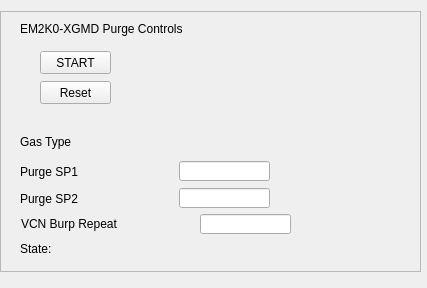
<?xml version="1.0" encoding="UTF-8"?>
<ui version="4.0">
 <class>Form</class>
 <widget class="QWidget" name="Form">
  <property name="geometry">
   <rect>
    <x>0</x>
    <y>0</y>
    <width>427</width>
    <height>288</height>
   </rect>
  </property>
  <property name="windowTitle">
   <string>Form</string>
  </property>
  <property name="styleSheet">
   <string notr="true">RoughGauge[state=&quot;OFF&quot;] #icon{
    qproperty-brush: red;
    color: gray;
}
RoughGauge[state=&quot;ON&quot;] #icon{
    qproperty-brush: #00FF00;
    color: black;
}


RoughGauge #pressure[alarmSeverity=&quot;0&quot;]{
    color: blue;
 border: 1px solid black;
background-color : white
}


ColdCathodeGauge #pressure[alarmSeverity=&quot;0&quot;]{
    color: blue;
border: 1px solid black;
background-color : white
}


ColdCathodeGauge[interlocked=&quot;true&quot;] #icon{
    border: 2px solid black;
		qproperty-brush: black;
border-top-left-radius: 9px;
    border-top-right-radius: 9px;
border-bottom-left-radius: 9px;
    border-bottom-right-radius: 9px;
}

ColdCathodeGauge[state=&quot;Off&quot;] #icon {
    qproperty-penColor: black;
	qproperty-brush: gray;
}

ColdCathodeGauge[state=&quot;GaugeDisconnected&quot;] #icon {
    qproperty-penColor: red;
	qproperty-brush: gray;
}
ColdCathodeGauge[state=&quot;PressInvalid&quot;] #icon {
    qproperty-penColor: black;
	qproperty-brush: gray;
}

ColdCathodeGauge[state=&quot;Starting&quot;] #icon {
    qproperty-penColor: black;
	qproperty-brush: yellow;
}

ColdCathodeGauge[state=&quot;Valid&quot;] #icon {
    qproperty-penColor: black;
	qproperty-brush: #00FF00;
}


ColdCathodeGauge[state=&quot;ValidLo&quot;] #icon {
    qproperty-penColor: black;
	qproperty-brush: yellow;
}





ApertureValve #icon [alarmSeverity=&quot;0&quot;]{
    qproperty-penStyle: &quot;QT::SolidLine&quot;;
	qproperty-penColor: black;
 
 
}

ApertureValve[interlocked=&quot;true&quot;] #icon{
    border: 2px solid black;

    border-top-left-radius: 9px;
    border-top-right-radius: 9px;
    border-bottom-left-radius: 9px;
    border-bottom-right-radius: 9px;
}
ApertureValve[interlocked=&quot;false&quot;] #icon{
    border: 0px;

	qproperty-brush: yellow;
}
ApertureValve[interlocked=&quot;true&quot;] #icon {
    qproperty-interlockBrush: black;
}

ApertureValve[interlocked=&quot;false&quot;] #icon{
    qproperty-interlockBrush: #00FF00;
}

ApertureValve[state=&quot;OPEN&quot;] #icon {
     qproperty-penStyle: &quot;QT::SolidLine&quot;;
	qproperty-penColor: black;
	qproperty-brush: #00FF00;
}

ApertureValve[state=&quot;MOVING&quot;] #icon {
    qproperty-penStyle: &quot;QT::SolidLine&quot;;
	qproperty-penColor: black;
 	qproperty-brush: yellow;
}
ApertureValve[state=&quot;CLOSED&quot;] #icon {
	qproperty-penStyle: &quot;QT::SolidLine&quot;;
    qproperty-penColor: gray;
	qproperty-brush: black;
}

ApertureValve[state=&quot;INVALID&quot;] #icon {
    qproperty-penStyle: &quot;QT::SolidLine&quot;;
	qproperty-penColor: black;
 	qproperty-brush: red;
}

ApertureValve[error=&quot;VENTED&quot;] #icon {
       qproperty-penStyle: &quot;QT::SolidLine&quot;;
}

ApertureValve[error=&quot;ERR_LOST_VAC&quot;] #icon {
    qproperty-penStyle: &quot;Qt::DotLine&quot;;
    qproperty-penColor: black;
   qproperty-interlockBrush: red;

}

ApertureValve[error=&quot;Ext Fault&quot;] #icon {
 	qproperty-penStyle: &quot;QT::SolidLine&quot;;
    qproperty-penColor: black;
   qproperty-interlockBrush: black;

}




TurboPump[interlocked=&quot;true&quot;] #icon {
    border: 2px solid black;
    qproperty-penColor: black;
}

TurboPump[interlocked=&quot;false&quot;] #icon {
    border: 0px;
}

TurboPump[state=&quot;RUNNING&quot;] #icon {
	qproperty-penColor: black;
    qproperty-centerBrush: #00FF00;
    qproperty-brush: #00FF00;
}

TurboPump[state=&quot;STARTING&quot;] #icon {
    qproperty-penColor: black;
	qproperty-centerBrush: yellow;
}

TurboPump[state=&quot;STOPPED&quot;] #icon {
	qproperty-penColor: black;
    qproperty-centerBrush: gray;
	qproperty-brush: gray;
}

TurboPump[state=&quot;FAULT&quot;] #icon {
	qproperty-penColor: red;
    qproperty-centerBrush: red;
	qproperty-brush: gray;
}

TurboPump[error=&quot;true&quot;] #icon {
     qproperty-penColor: red;
	qproperty-centerBrush: red;
}




PneumaticValve #icon [alarmSeverity=&quot;0&quot;]{
    qproperty-penStyle: &quot;QT::SolidLine&quot;;
	qproperty-penColor: black;
    qproperty-penWidth: 2;
 
}

PneumaticValve[interlocked=&quot;true&quot;] #icon{
    border: 2px solid black;
    qproperty-penWidth: 2;
    border-top-left-radius: 9px;
    border-top-right-radius: 9px;
    border-bottom-left-radius: 9px;
    border-bottom-right-radius: 9px;
}
PneumaticValve[interlocked=&quot;false&quot;] #icon{
    border: 0px;
    qproperty-penWidth: 2;
	qproperty-brush: #00FF00;
}
PneumaticValve[interlocked=&quot;true&quot;] #icon {
    qproperty-interlockBrush: black;
}

PneumaticValve[interlocked=&quot;false&quot;] #icon{
    qproperty-interlockBrush: #00FF00;
}

PneumaticValve[state=&quot;OPEN&quot;] #icon {
     qproperty-penStyle: &quot;QT::SolidLine&quot;;
	qproperty-penColor: black;
    qproperty-penWidth: 2;
	qproperty-brush: #00FF00;
}

PneumaticValve[state=&quot;MOVING&quot;] #icon {
    qproperty-penStyle: &quot;QT::SolidLine&quot;;
	qproperty-penColor: black;
    qproperty-penWidth: 2;
 	qproperty-brush: yellow;
}
PneumaticValve[state=&quot;CLOSED&quot;] #icon {
	qproperty-penStyle: &quot;QT::SolidLine&quot;;
    qproperty-penColor: gray;
    qproperty-penWidth: 2;
	qproperty-brush: black;
}

PneumaticValve[state=&quot;INVALID&quot;] #icon {
    qproperty-penStyle: &quot;QT::SolidLine&quot;;
	qproperty-penColor: black;
    qproperty-penWidth: 2;
 	qproperty-brush: red;
}

PneumaticValve[error=&quot;VENTED&quot;] #icon {
       qproperty-penStyle: &quot;QT::SolidLine&quot;;
}

PneumaticValve[error=&quot;ERR_LOST_VAC&quot;] #icon {
    qproperty-penStyle: &quot;Qt::DotLine&quot;;
    qproperty-penColor: black;
    qproperty-penWidth: 2;
   qproperty-interlockBrush: red;

}

PneumaticValve[error=&quot;Ext Fault&quot;] #icon {
 	qproperty-penStyle: &quot;QT::SolidLine&quot;;
    qproperty-penColor: black;
    qproperty-penWidth: 2;
   qproperty-interlockBrush: red;

}

ControlOnlyValveNC[interlocked=&quot;true&quot;] #icon {
     border: 2px solid black;
    qproperty-penWidth: 2;
    border-top-left-radius: 9px;
    border-top-right-radius: 9px;
    border-bottom-left-radius: 9px;
    border-bottom-right-radius: 9px;
}
ControlOnlyValveNC[interlocked=&quot;false&quot;] #icon {
     border: 0px;
    qproperty-penWidth: 2;
	qproperty-brush: #00FF00;
}
ControlOnlyValveNC[interlocked=&quot;true&quot;] #icon {
    qproperty-interlockBrush: #FF0000;
}
ControlOnlyValveNC[interlocked=&quot;false&quot;] #icon {
    qproperty-interlockBrush: #00FF00;
}

ControlOnlyValveNC[state=&quot;OPEN&quot;] #icon {
     qproperty-penStyle: &quot;QT::SolidLine&quot;;
	qproperty-penColor: black;
    qproperty-penWidth: 2;
	qproperty-brush: #00FF00;
}

ControlOnlyValveNC[state=&quot;CLOSE&quot;] #icon {
    qproperty-penStyle: &quot;QT::SolidLine&quot;;
    qproperty-penColor: gray;
    qproperty-penWidth: 2;
	qproperty-brush: black;
}




NeedleValve[interlocked=&quot;true&quot;] #icon{
    border: 2px solid black;
    qproperty-penWidth: 2;
    border-top-left-radius: 9px;
    border-top-right-radius: 9px;
    border-bottom-left-radius: 9px;
    border-bottom-right-radius: 9px;
}
NeedleValve[interlocked=&quot;false&quot;] #icon{
    border: 0px;
    qproperty-penWidth: 2;
	qproperty-brush: #00FF00;
}
NeedleValve[interlocked=&quot;true&quot;] #icon {
    qproperty-interlockBrush: black;
}

NeedleValve[interlocked=&quot;false&quot;] #icon{
    qproperty-interlockBrush: #00FF00;
}
NeedleValve[state=&quot;Close&quot;] #icon {
   qproperty-penStyle: &quot;QT::SolidLine&quot;;
    qproperty-penColor: gray;
    qproperty-penWidth: 2;
	qproperty-brush: black;
}

NeedleValve[state=&quot;Open&quot;] #icon {
   qproperty-penStyle: &quot;QT::SolidLine&quot;;
    qproperty-penColor: black;
    qproperty-penWidth: 2;
	qproperty-brush: #00FF00;
}

NeedleValve[state=&quot;PressureControl&quot;]#icon {
   qproperty-penStyle: &quot;QT::SolidLine&quot;;
    qproperty-penColor: black;
    qproperty-penWidth: 2;
	qproperty-brush: blue;
}

NeedleValve[state=&quot;ManualControl&quot;] #icon {
   qproperty-penStyle: &quot;QT::SolidLine&quot;;
    qproperty-penColor: black;
    qproperty-penWidth: 2;
	qproperty-brush: orange;
}

ScrollPump[state=&quot;RUNNING&quot;] #icon {
    qproperty-penColor: black;
	qproperty-centerBrush: #00FF00;
    qproperty-brush: #00FF00;
}
ScrollPump[interlocked=&quot;true&quot;] #icon {
    border: 2px solid black;
}
ScrollPump[interlocked=&quot;false&quot;] #icon {
    border: 0px;
}
ScrollPump[state=&quot;Accelerating&quot;] #icon {
    qproperty-brush: #00FF00;
	qproperty-centerBrush: yellow;
}
ScrollPump[state=&quot;STOPPED&quot;] #icon {
    qproperty-penColor: black;
	qproperty-centerBrush: gray;
    qproperty-brush: gray;
}
ScrollPump[state=&quot;FAULT&quot;] #icon {
    qproperty-penColor: black;
	qproperty-centerBrush: red;
    qproperty-brush: gray;
}
ScrollPump[error=&quot;true&quot;] #icon {
    qproperty-penWidth: 2;
    qproperty-centerBrush: red;
}

IonPump[interlocked=&quot;true&quot;] #icon {
      qproperty-penColor: black;
	qproperty-centerBrush: #00FF00;
    qproperty-brush: #00FF00;
}
IonPump[interlocked=&quot;false&quot;] #icon{
    border: 0px;
}
IonPump[error=&quot;true&quot;] #icon {
    qproperty-penStyle: &quot;Qt::DotLine&quot;;
    qproperty-penWidth: 2;
    qproperty-brush: red;
}
IonPump[state=&quot;On&quot;] #icon {
    qproperty-penColor: green;
    qproperty-penWidth: 2;
}

</string>
  </property>
  <widget class="QFrame" name="frame">
   <property name="geometry">
    <rect>
     <x>0</x>
     <y>11</y>
     <width>421</width>
     <height>261</height>
    </rect>
   </property>
   <property name="styleSheet">
    <string notr="true">RoughGauge[state=&quot;OFF&quot;] #icon{
    qproperty-brush: red;
    color: gray;
}
RoughGauge[state=&quot;ON&quot;] #icon{
    qproperty-brush: #00FF00;
    color: black;
}
RoughGauge[state=&quot;ValidLo&quot;] #icon{
    qproperty-brush: #00FF00;
    color: black;
}


RoughGauge #pressure[alarmSeverity=&quot;0&quot;]{
    color: blue;
 border: 1px solid black;
background-color : white
}


ColdCathodeGauge #pressure[alarmSeverity=&quot;0&quot;]{
    color: blue;
border: 1px solid black;
background-color : white
}


ColdCathodeGauge[interlocked=&quot;true&quot;] #icon{
    border: 2px solid black;
		qproperty-brush: black;
border-top-left-radius: 9px;
    border-top-right-radius: 9px;
border-bottom-left-radius: 9px;
    border-bottom-right-radius: 9px;
}

ColdCathodeGauge[state=&quot;Off&quot;] #icon {
    qproperty-penColor: black;
	qproperty-brush: gray;
}

ColdCathodeGauge[state=&quot;GaugeDisconnected&quot;] #icon {
    qproperty-penColor: red;
	qproperty-brush: gray;
}
ColdCathodeGauge[state=&quot;PressInvalid&quot;] #icon {
    qproperty-penColor: black;
	qproperty-brush: gray;
}

ColdCathodeGauge[state=&quot;Starting&quot;] #icon {
    qproperty-penColor: black;
	qproperty-brush: yellow;
}

ColdCathodeGauge[state=&quot;Valid&quot;] #icon {
    qproperty-penColor: black;
	qproperty-brush: #00FF00;
}


ColdCathodeGauge[state=&quot;ValidLo&quot;] #icon {
    qproperty-penColor: black;
	qproperty-brush: yellow;
}





ApertureValve #icon [alarmSeverity=&quot;0&quot;]{
    qproperty-penStyle: &quot;QT::SolidLine&quot;;
	qproperty-penColor: black;
 
 
}

ApertureValve[interlocked=&quot;true&quot;] #icon{
    border: 2px solid black;

    border-top-left-radius: 9px;
    border-top-right-radius: 9px;
    border-bottom-left-radius: 9px;
    border-bottom-right-radius: 9px;
}
ApertureValve[interlocked=&quot;false&quot;] #icon{
    border: 0px;

	qproperty-brush: yellow;
}
ApertureValve[interlocked=&quot;true&quot;] #icon {
    qproperty-interlockBrush: black;
}

ApertureValve[interlocked=&quot;false&quot;] #icon{
    qproperty-interlockBrush: #00FF00;
}

ApertureValve[state=&quot;OPEN&quot;] #icon {
     qproperty-penStyle: &quot;QT::SolidLine&quot;;
	qproperty-penColor: black;
	qproperty-brush: #00FF00;
}

ApertureValve[state=&quot;MOVING&quot;] #icon {
    qproperty-penStyle: &quot;QT::SolidLine&quot;;
	qproperty-penColor: black;
 	qproperty-brush: yellow;
}
ApertureValve[state=&quot;CLOSED&quot;] #icon {
	qproperty-penStyle: &quot;QT::SolidLine&quot;;
    qproperty-penColor: gray;
	qproperty-brush: black;
}

ApertureValve[state=&quot;INVALID&quot;] #icon {
    qproperty-penStyle: &quot;QT::SolidLine&quot;;
	qproperty-penColor: black;
 	qproperty-brush: red;
}

ApertureValve[error=&quot;VENTED&quot;] #icon {
       qproperty-penStyle: &quot;QT::SolidLine&quot;;
}

ApertureValve[error=&quot;ERR_LOST_VAC&quot;] #icon {
    qproperty-penStyle: &quot;Qt::DotLine&quot;;
    qproperty-penColor: black;
   qproperty-interlockBrush: red;

}

ApertureValve[error=&quot;Ext Fault&quot;] #icon {
 	qproperty-penStyle: &quot;QT::SolidLine&quot;;
    qproperty-penColor: black;
   qproperty-interlockBrush: black;

}




TurboPump[interlocked=&quot;true&quot;] #icon {
    border: 2px solid black;
    qproperty-penColor: black;
}

TurboPump[interlocked=&quot;false&quot;] #icon {
    border: 0px;
}

TurboPump[state=&quot;RUNNING&quot;] #icon {
	qproperty-penColor: black;
    qproperty-centerBrush: #00FF00;
    qproperty-brush: #00FF00;
}

TurboPump[state=&quot;STARTING&quot;] #icon {
    qproperty-penColor: black;
	qproperty-centerBrush: yellow;
}

TurboPump[state=&quot;STOPPED&quot;] #icon {
	qproperty-penColor: black;
    qproperty-centerBrush: gray;
	qproperty-brush: gray;
}

TurboPump[state=&quot;FAULT&quot;] #icon {
	qproperty-penColor: red;
    qproperty-centerBrush: red;
	qproperty-brush: gray;
}

TurboPump[error=&quot;true&quot;] #icon {
     qproperty-penColor: red;
	qproperty-centerBrush: red;
}




PneumaticValve #icon [alarmSeverity=&quot;0&quot;]{
    qproperty-penStyle: &quot;QT::SolidLine&quot;;
	qproperty-penColor: black;
    qproperty-penWidth: 2;
 
}

PneumaticValve[interlocked=&quot;true&quot;] #icon{
    border: 2px solid black;
    qproperty-penWidth: 2;
    border-top-left-radius: 9px;
    border-top-right-radius: 9px;
    border-bottom-left-radius: 9px;
    border-bottom-right-radius: 9px;
}
PneumaticValve[interlocked=&quot;false&quot;] #icon{
    border: 0px;
    qproperty-penWidth: 2;
	qproperty-brush: #00FF00;
}
PneumaticValve[interlocked=&quot;true&quot;] #icon {
    qproperty-interlockBrush: black;
}

PneumaticValve[interlocked=&quot;false&quot;] #icon{
    qproperty-interlockBrush: #00FF00;
}

PneumaticValve[state=&quot;OPEN&quot;] #icon {
     qproperty-penStyle: &quot;QT::SolidLine&quot;;
	qproperty-penColor: black;
    qproperty-penWidth: 2;
	qproperty-brush: #00FF00;
}

PneumaticValve[state=&quot;MOVING&quot;] #icon {
    qproperty-penStyle: &quot;QT::SolidLine&quot;;
	qproperty-penColor: black;
    qproperty-penWidth: 2;
 	qproperty-brush: yellow;
}
PneumaticValve[state=&quot;CLOSED&quot;] #icon {
	qproperty-penStyle: &quot;QT::SolidLine&quot;;
    qproperty-penColor: gray;
    qproperty-penWidth: 2;
	qproperty-brush: black;
}

PneumaticValve[state=&quot;INVALID&quot;] #icon {
    qproperty-penStyle: &quot;QT::SolidLine&quot;;
	qproperty-penColor: black;
    qproperty-penWidth: 2;
 	qproperty-brush: red;
}

PneumaticValve[error=&quot;VENTED&quot;] #icon {
       qproperty-penStyle: &quot;QT::SolidLine&quot;;
}

PneumaticValve[error=&quot;ERR_LOST_VAC&quot;] #icon {
    qproperty-penStyle: &quot;Qt::DotLine&quot;;
    qproperty-penColor: black;
    qproperty-penWidth: 2;
   qproperty-interlockBrush: red;

}

PneumaticValve[error=&quot;Ext Fault&quot;] #icon {
 	qproperty-penStyle: &quot;QT::SolidLine&quot;;
    qproperty-penColor: black;
    qproperty-penWidth: 2;
   qproperty-interlockBrush: red;

}

ControlOnlyValveNC[interlocked=&quot;true&quot;] #icon {
     border: 2px solid black;
    qproperty-penWidth: 2;
    border-top-left-radius: 9px;
    border-top-right-radius: 9px;
    border-bottom-left-radius: 9px;
    border-bottom-right-radius: 9px;
}
ControlOnlyValveNC[interlocked=&quot;false&quot;] #icon {
     border: 0px;
    qproperty-penWidth: 2;
	qproperty-brush: #00FF00;
}
ControlOnlyValveNC[interlocked=&quot;true&quot;] #icon {
    qproperty-interlockBrush: #FF0000;
}
ControlOnlyValveNC[interlocked=&quot;false&quot;] #icon {
    qproperty-brush: #00FF00;
}

ControlOnlyValveNC[state=&quot;OPEN&quot;] #icon {
     qproperty-penStyle: &quot;QT::SolidLine&quot;;
	qproperty-penColor: black;
    qproperty-penWidth: 2;
	qproperty-brush: #00FF00;
}

ControlOnlyValveNC[state=&quot;CLOSE&quot;] #icon {
    qproperty-penStyle: &quot;QT::SolidLine&quot;;
    qproperty-penColor: gray;
    qproperty-penWidth: 2;
	qproperty-brush: black;
}

NeedleValve[interlocked=&quot;true&quot;] #icon{
    border: 2px solid black;
    qproperty-penWidth: 2;
    border-top-left-radius: 9px;
    border-top-right-radius: 9px;
    border-bottom-left-radius: 9px;
    border-bottom-right-radius: 9px;
}
NeedleValve[interlocked=&quot;false&quot;] #icon{
    border: 0px;
    qproperty-penWidth: 2;
	qproperty-brush: #00FF00;
}
NeedleValve[interlocked=&quot;true&quot;] #icon {
    qproperty-interlockBrush: black;
}

NeedleValve[interlocked=&quot;false&quot;] #icon{
    qproperty-interlockBrush: #00FF00;
}
NeedleValve[state=&quot;Close&quot;] #icon {
   qproperty-penStyle: &quot;QT::SolidLine&quot;;
    qproperty-penColor: gray;
    qproperty-penWidth: 2;
	qproperty-brush: black;
}
NeedleValve[state=&quot;CLOSE&quot;] #icon {
   qproperty-penStyle: &quot;QT::SolidLine&quot;;
    qproperty-penColor: gray;
    qproperty-penWidth: 2;
	qproperty-brush: black;
}

NeedleValve[state=&quot;Open&quot;] #icon {
   qproperty-penStyle: &quot;QT::SolidLine&quot;;
    qproperty-penColor: black;
    qproperty-penWidth: 2;
	qproperty-brush: #00FF00;
}




ScrollPump[state=&quot;RUNNING&quot;] #icon {
    qproperty-penColor: black;
	qproperty-centerBrush: #00FF00;
    qproperty-brush: #00FF00;
}
ScrollPump[interlocked=&quot;true&quot;] #icon {
    border: 2px solid black;
}
ScrollPump[interlocked=&quot;false&quot;] #icon {
    border: 0px;
}
ScrollPump[state=&quot;Accelerating&quot;] #icon {
    qproperty-brush: #00FF00;
	qproperty-centerBrush: yellow;
}
ScrollPump[state=&quot;STOPPED&quot;] #icon {
    qproperty-penColor: black;
	qproperty-centerBrush: gray;
    qproperty-brush: gray;
}
ScrollPump[state=&quot;FAULT&quot;] #icon {
    qproperty-penColor: black;
	qproperty-centerBrush: red;
    qproperty-brush: gray;
}
ScrollPump[error=&quot;true&quot;] #icon {
    qproperty-penWidth: 2;
    qproperty-centerBrush: red;
}

IonPump[interlocked=&quot;true&quot;] #icon {
      qproperty-penColor: black;
	qproperty-centerBrush: #00FF00;
    qproperty-brush: #00FF00;
}
IonPump[interlocked=&quot;false&quot;] #icon{
    border: 0px;
}
IonPump[error=&quot;true&quot;] #icon {
    qproperty-penStyle: &quot;Qt::DotLine&quot;;
    qproperty-penWidth: 2;
    qproperty-brush: red;
}
IonPump[state=&quot;On&quot;] #icon {
    qproperty-penColor: green;
    qproperty-penWidth: 2;
}

</string>
   </property>
   <property name="frameShape">
    <enum>QFrame::StyledPanel</enum>
   </property>
   <property name="frameShadow">
    <enum>QFrame::Plain</enum>
   </property>
   <property name="lineWidth">
    <number>1</number>
   </property>
   <widget class="PyDMPushButton" name="PyDMPushButton_2">
    <property name="geometry">
     <rect>
      <x>40</x>
      <y>70</y>
      <width>71</width>
      <height>23</height>
     </rect>
    </property>
    <property name="toolTip">
     <string/>
    </property>
    <property name="text">
     <string>Reset</string>
    </property>
    <property name="channel" stdset="0">
     <string>ca://EM2K0:XGMD:RESET</string>
    </property>
    <property name="pressValue" stdset="0">
     <string>1</string>
    </property>
   </widget>
   <widget class="PyDMLabel" name="PyDMLabel_5">
    <property name="geometry">
     <rect>
      <x>20</x>
      <y>10</y>
      <width>201</width>
      <height>16</height>
     </rect>
    </property>
    <property name="toolTip">
     <string/>
    </property>
    <property name="text">
     <string>EM2K0-XGMD Purge Controls</string>
    </property>
   </widget>
   <widget class="PyDMPushButton" name="PyDMPushButton_3">
    <property name="geometry">
     <rect>
      <x>40</x>
      <y>40</y>
      <width>71</width>
      <height>23</height>
     </rect>
    </property>
    <property name="toolTip">
     <string/>
    </property>
    <property name="text">
     <string>START</string>
    </property>
    <property name="channel" stdset="0">
     <string>ca://EM2K0:XGMD:Purge_SW</string>
    </property>
    <property name="pressValue" stdset="0">
     <string>1</string>
    </property>
   </widget>
   <widget class="PyDMByteIndicator" name="PyDMByteIndicator_3">
    <property name="geometry">
     <rect>
      <x>399</x>
      <y>159</y>
      <width>16</width>
      <height>16</height>
     </rect>
    </property>
    <property name="toolTip">
     <string/>
    </property>
    <property name="channel" stdset="0">
     <string>ca://EM2K0:XGMD:VGP:50:GO_SW_RBV</string>
    </property>
    <property name="circles" stdset="0">
     <bool>true</bool>
    </property>
    <property name="labels" stdset="0">
     <stringlist/>
    </property>
   </widget>
   <widget class="PyDMByteIndicator" name="PyDMByteIndicator_4">
    <property name="geometry">
     <rect>
      <x>202</x>
      <y>80</y>
      <width>130</width>
      <height>16</height>
     </rect>
    </property>
    <property name="toolTip">
     <string/>
    </property>
    <property name="channel" stdset="0">
     <string>ca://EM2K0:XGMD:PurgeDone_RBV</string>
    </property>
    <property name="circles" stdset="0">
     <bool>true</bool>
    </property>
    <property name="labels" stdset="0">
     <stringlist>
      <string>Purge Complete</string>
     </stringlist>
    </property>
   </widget>
   <widget class="PyDMByteIndicator" name="PyDMByteIndicator_5">
    <property name="geometry">
     <rect>
      <x>200</x>
      <y>60</y>
      <width>111</width>
      <height>16</height>
     </rect>
    </property>
    <property name="toolTip">
     <string/>
    </property>
    <property name="channel" stdset="0">
     <string>ca://EM2K0:XGMD:Purge_Active_RBV</string>
    </property>
    <property name="circles" stdset="0">
     <bool>true</bool>
    </property>
    <property name="labels" stdset="0">
     <stringlist>
      <string>Purge Active</string>
     </stringlist>
    </property>
   </widget>
   <widget class="PyDMLabel" name="PyDMLabel_11">
    <property name="geometry">
     <rect>
      <x>20</x>
      <y>120</y>
      <width>61</width>
      <height>21</height>
     </rect>
    </property>
    <property name="toolTip">
     <string/>
    </property>
    <property name="text">
     <string>Gas Type</string>
    </property>
   </widget>
   <widget class="PyDMLabel" name="PyDMLabel_12">
    <property name="geometry">
     <rect>
      <x>81</x>
      <y>123</y>
      <width>171</width>
      <height>16</height>
     </rect>
    </property>
    <property name="toolTip">
     <string/>
    </property>
    <property name="channel" stdset="0">
     <string>ca://EM2K0:XGMD:GAS_TYPE_RBV</string>
    </property>
   </widget>
   <widget class="PyDMByteIndicator" name="PyDMByteIndicator_6">
    <property name="geometry">
     <rect>
      <x>196</x>
      <y>40</y>
      <width>111</width>
      <height>16</height>
     </rect>
    </property>
    <property name="toolTip">
     <string/>
    </property>
    <property name="channel" stdset="0">
     <string>ca://EM2K0:XGMD:Purge_SW_RBV</string>
    </property>
    <property name="circles" stdset="0">
     <bool>true</bool>
    </property>
    <property name="labels" stdset="0">
     <stringlist>
      <string>Purge Start</string>
     </stringlist>
    </property>
   </widget>
   <widget class="PyDMLabel" name="PyDMLabel_13">
    <property name="geometry">
     <rect>
      <x>110</x>
      <y>153</y>
      <width>61</width>
      <height>16</height>
     </rect>
    </property>
    <property name="toolTip">
     <string/>
    </property>
    <property name="channel" stdset="0">
     <string>ca://EM2K0:XGMD:PURGE:SP1_RBV</string>
    </property>
   </widget>
   <widget class="PyDMLabel" name="PyDMLabel_14">
    <property name="geometry">
     <rect>
      <x>20</x>
      <y>150</y>
      <width>81</width>
      <height>21</height>
     </rect>
    </property>
    <property name="toolTip">
     <string/>
    </property>
    <property name="text">
     <string>Purge SP1</string>
    </property>
   </widget>
   <widget class="PyDMLineEdit" name="PyDMLineEdit_2">
    <property name="geometry">
     <rect>
      <x>179</x>
      <y>150</y>
      <width>91</width>
      <height>20</height>
     </rect>
    </property>
    <property name="toolTip">
     <string/>
    </property>
    <property name="channel" stdset="0">
     <string>ca:// EM2K0:XGMD:PURGE:SP1</string>
    </property>
   </widget>
   <widget class="PyDMLabel" name="PyDMLabel_15">
    <property name="geometry">
     <rect>
      <x>20</x>
      <y>177</y>
      <width>81</width>
      <height>21</height>
     </rect>
    </property>
    <property name="toolTip">
     <string/>
    </property>
    <property name="text">
     <string>Purge SP2</string>
    </property>
   </widget>
   <widget class="PyDMLineEdit" name="PyDMLineEdit_3">
    <property name="geometry">
     <rect>
      <x>179</x>
      <y>177</y>
      <width>91</width>
      <height>20</height>
     </rect>
    </property>
    <property name="toolTip">
     <string/>
    </property>
    <property name="channel" stdset="0">
     <string>ca:// EM2K0:XGMD:PURGE:SP2</string>
    </property>
   </widget>
   <widget class="PyDMLabel" name="PyDMLabel_16">
    <property name="geometry">
     <rect>
      <x>110</x>
      <y>180</y>
      <width>61</width>
      <height>16</height>
     </rect>
    </property>
    <property name="toolTip">
     <string/>
    </property>
    <property name="channel" stdset="0">
     <string>ca://EM2K0:XGMD:PURGE:SP2_RBV</string>
    </property>
   </widget>
   <widget class="PyDMLabel" name="PyDMLabel_17">
    <property name="geometry">
     <rect>
      <x>20</x>
      <y>227</y>
      <width>61</width>
      <height>21</height>
     </rect>
    </property>
    <property name="toolTip">
     <string/>
    </property>
    <property name="text">
     <string>State: </string>
    </property>
   </widget>
   <widget class="PyDMLabel" name="PyDMLabel_18">
    <property name="geometry">
     <rect>
      <x>70</x>
      <y>230</y>
      <width>331</width>
      <height>16</height>
     </rect>
    </property>
    <property name="toolTip">
     <string/>
    </property>
    <property name="textFormat">
     <enum>Qt::RichText</enum>
    </property>
    <property name="channel" stdset="0">
     <string>ca://EM2K0:XGMD:sPURGE_RBV</string>
    </property>
    <property name="displayFormat" stdset="0">
     <enum>PyDMLabel::String</enum>
    </property>
   </widget>
   <widget class="PyDMLabel" name="PyDMLabel_19">
    <property name="geometry">
     <rect>
      <x>131</x>
      <y>205</y>
      <width>61</width>
      <height>16</height>
     </rect>
    </property>
    <property name="toolTip">
     <string/>
    </property>
    <property name="channel" stdset="0">
     <string>ca:// EM2K0:XGMD:PURGE:REPEAT_RBV</string>
    </property>
   </widget>
   <widget class="PyDMLabel" name="PyDMLabel_20">
    <property name="geometry">
     <rect>
      <x>21</x>
      <y>202</y>
      <width>121</width>
      <height>21</height>
     </rect>
    </property>
    <property name="toolTip">
     <string/>
    </property>
    <property name="text">
     <string>VCN Burp Repeat</string>
    </property>
   </widget>
   <widget class="PyDMLineEdit" name="PyDMLineEdit_4">
    <property name="geometry">
     <rect>
      <x>200</x>
      <y>203</y>
      <width>91</width>
      <height>20</height>
     </rect>
    </property>
    <property name="toolTip">
     <string/>
    </property>
    <property name="channel" stdset="0">
     <string>ca:// EM2K0:XGMD:PURGE:REPEAT</string>
    </property>
   </widget>
   <widget class="PyDMByteIndicator" name="PyDMByteIndicator_7">
    <property name="geometry">
     <rect>
      <x>203</x>
      <y>100</y>
      <width>100</width>
      <height>16</height>
     </rect>
    </property>
    <property name="toolTip">
     <string/>
    </property>
    <property name="channel" stdset="0">
     <string>ca://EM2K0:XGMD:PurgeError_RBV</string>
    </property>
    <property name="onColor" stdset="0">
     <color>
      <red>255</red>
      <green>0</green>
      <blue>0</blue>
     </color>
    </property>
    <property name="circles" stdset="0">
     <bool>true</bool>
    </property>
    <property name="labels" stdset="0">
     <stringlist>
      <string>Purge Error</string>
     </stringlist>
    </property>
   </widget>
  </widget>
 </widget>
 <customwidgets>
  <customwidget>
   <class>PyDMLabel</class>
   <extends>QLabel</extends>
   <header>pydm.widgets.label</header>
  </customwidget>
  <customwidget>
   <class>PyDMByteIndicator</class>
   <extends>QWidget</extends>
   <header>pydm.widgets.byte</header>
  </customwidget>
  <customwidget>
   <class>PyDMLineEdit</class>
   <extends>QLineEdit</extends>
   <header>pydm.widgets.line_edit</header>
  </customwidget>
  <customwidget>
   <class>PyDMPushButton</class>
   <extends>QPushButton</extends>
   <header>pydm.widgets.pushbutton</header>
  </customwidget>
 </customwidgets>
 <resources/>
 <connections/>
</ui>
